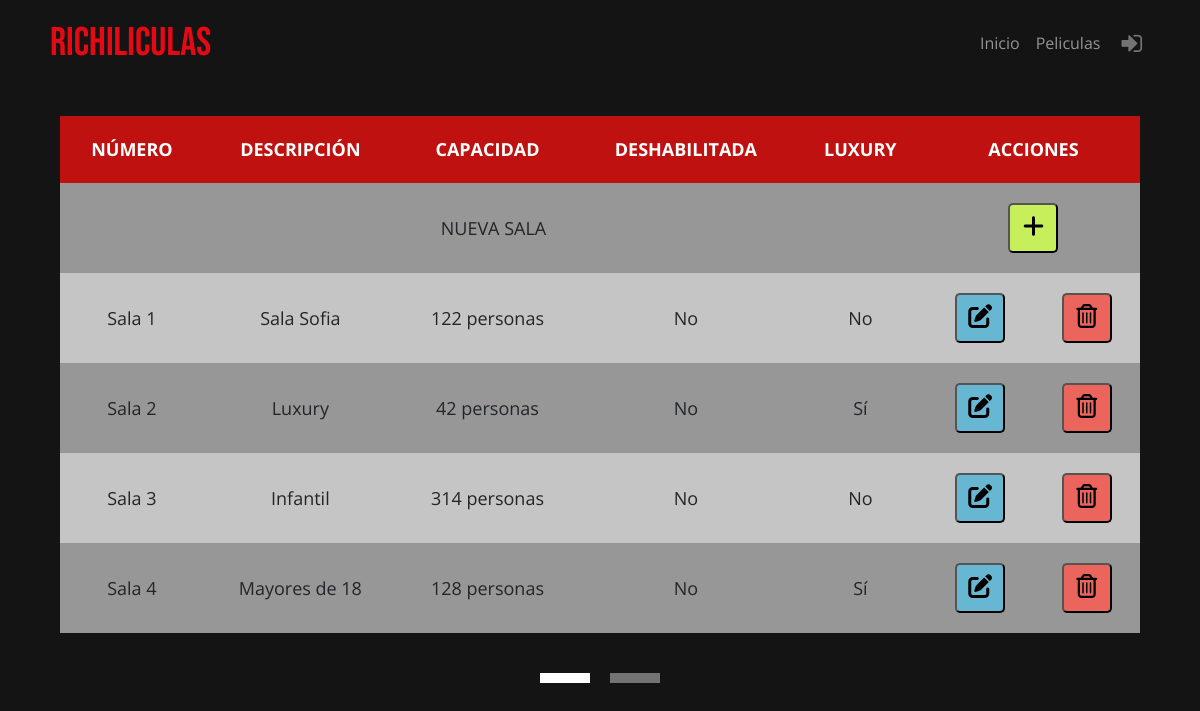
/controlador/admin/controlador_admin_salas.php, run on the app's committed database.
### tables this page shows
CREATE TABLE `sala` (
  `id_sala` smallint(6) NOT NULL,
  `descripcion` varchar(2000) DEFAULT NULL,
  `capacidad` smallint(6) DEFAULT NULL,
  `habilitada` tinyint(1) NOT NULL,
  `luxury` tinyint(1) NOT NULL,
  `lleno` int(11) NOT NULL
);

### modelo/conexion.php (called while the page is built)
<?php
class Conexion
{
    private $servidor = "localhost";
    private $usuario = "root";
    private $clave = "";
    private $dbname = "cine";
    function conex()
    {
        try {
            return new PDO("mysql:host=$this->servidor;dbname=$this->dbname;charset=utf8", $this->usuario, $this->clave);
        } catch (PDOException $e) {
            return "Error" . $e->getMessage();
        }
    }
}
?>

### modelo/paginacion.php (called while the page is built, shortened)
<?php
include_once("conexion.php");
class Paginacion extends Conexion
{
    private $resultadoporpag;
    private $indice;
    private $totalpag;
    private $conexion;
    private $tabla;
    function __construct($resultadoporpag, $tabla)
    {
        $this->tabla = $tabla;
        $this->conexion = parent::conex();
        $this->resultadoporpag = $resultadoporpag;
        $this->indice = 0;
        $this->conexion = parent::conex();
        $this->calcularPag();
    }
    function calcularPag()
    {
        if ($this->tabla == 'pelicula' || $this->tabla == 'pelicula_admin') {
            $stmt = $this->conexion->prepare("SELECT COUNT(DISTINCT pelicula.id_pelicula) as total FROM pelicula;");
        } elseif ($this->tabla == 'sala') {
            $stmt = $this->conexion->prepare("SELECT COUNT(DISTINCT sala.id_sala) as total FROM sala;");
        }elseif ($this->tabla == 'usuario') {
            $stmt = $this->conexion->prepare("SELECT COUNT(DISTINCT usuario.id_usuario) as total FROM usuario;");
        }elseif ($this->tabla == 'entradas') {
            $stmt = $this->conexion->prepare("SELECT COUNT(DISTINCT reserva.id_reserva) as total FROM reserva;");
        }
        $stmt->execute();
        $this->numresultados = $stmt->fetch(PDO::FETCH_OBJ)->total;
        $this->totalpag = $this->numresultados / $this->resultadoporpag;
    }
    function mostrar()
    {
        try {
            if ($this->tabla == 'pelicula' || $this->tabla == 'pelicula_admin') {
                $stmt = $this->conexion->prepare("SELECT DISTINCT id_pelicula, nombre,imagen,sinopsis,duracion, url, clasificacion,categoria, fecha_estreno FROM pelicula ORDER BY fecha_estreno DESC, id_pelicula ASC LIMIT $this->indice, $this->resultadoporpag;");
            } elseif ($this->tabla == 'sala') {
                $stmt = $this->conexion->prepare("SELECT DISTINCT id_sala,descripcion,capacidad,habilitada,luxury FROM sala ORDER BY id_sala LIMIT $this->indice, $this->resultadoporpag;");
            } elseif ($this->tabla == 'usuario') {
                $stmt = $this->conexion->prepare("SELECT DISTINCT id_usuario,nombre,apellido,correo,contrasena,rol FROM usuario ORDER BY id_usuario LIMIT $this->indice, $this->resultadoporpag;");
            }
            $stmt->execute();
            $registroarray = $stmt->fetchAll(PDO::FETCH_ASSOC);
            return $registroarray;
        } catch (PDOException $e) {
            echo "Error" . $e->getMessage();
        }
    }
    function numeritos()
    {
        $array = array();
        for ($i = 0; $i < $this->totalpag; $i++) {
            $array[] = $i + 1;
        }
        return $array;
    }
}

### vista/sala/sala_admin.php (the view, shortened to what this page needs)
<!DOCTYPE html>
<html lang="en">
<head>
    <link rel="stylesheet" href="vista/css/tablasAdmin.css">
    <link rel="stylesheet" href="vista/css/estilos.css">
    <link href="https://cdn.jsdelivr.net/npm/bootstrap@5.3.0-alpha1/dist/css/bootstrap.min.css" rel="stylesheet">
</head>
<body>
    <?php
    include "vista/menu.php";
    ?>
    <table id='table'>
        <thead>
            <th>NÚMERO</th>
            <th>DESCRIPCIÓN</th>
            <th>CAPACIDAD</th>
            <th>DESHABILITADA</th>
            <th>LUXURY</th>
            <th colspan="2">ACCIONES</th>
        </thead>
        <tr>
            <td colspan="5">NUEVA SALA</td>
            <td colspan="2">
                <form method="post" action="index.php">
                    <button class="insert" name="anadir_sala_admin" title="Añadir"><i class='fas fa-plus' style='font-size:24px'></i></button>
                </form>
            </td>
        </tr>
        <?php
        foreach ($arraysalaspaginado as $row) {
        ?>
            <tr>
                <td data-titulo='Número'><?php echo 'Sala ' . $row['id_sala'] - 1 ?></td>
                <td data-titulo='Descripción'><?php echo $row['descripcion'] ?></td>
                <td data-titulo='Capacidad'><?php echo $row['capacidad'] . ' personas' ?></td>
                <td data-titulo='Habilitada'>
                    <?php if ($row['habilitada'] == 1) {
                        echo 'Sí';
                    } else {
                        echo 'No';
                    } ?>
                </td>
                <td data-titulo='Luxury'>
                    <?php if ($row['luxury'] == 1) {
                        echo 'Sí';
                    } else {
                        echo 'No';
                    } ?>
                </td>
                <td>
                    <form method="post" action="index.php">
                        <button class="edit" name="editar_sala" title="Editar"><i class='fas fa-edit' style='font-size:24px'></i></button>
                    </form>
                </td>
                <td>
                    <form method="post" action="index.php">
                        <button class="trash" name="borrar_sala_admin" title="Borrar"><i class='far fa-trash-alt' style='font-size:24px'></i></button>
                    </form>
                </td>
            </tr>
        <?php
        }
        ?>
    </table>
    <div id='contain'>
        <div id='dentro' style="margin-top: 0px; margin-bottom:40px">
            <?php
            foreach ($num_sala as $a) {
                if (isset($_GET["pagina_sala"])) {
                    if ($_GET["pagina_sala"] == $a) {
            ?>
                        <a href='?pagina_sala=<?= ($a) ?>'>
                            <div id='colorea' class='dentro'></div>
                        </a>
                    <?php
                    } else {
                    ?>
                        <a href='?pagina_sala=<?= ($a) ?>'>
                            <div class='dentro'></div>
                        </a>
                    <?php
                    }
                } else {
                    if ($a == 1) {
                    ?>
                        <a href='?pagina_sala=<?= ($a) ?>'>
                            <div id='colorea' class='dentro'></div>
                        </a>
                    <?php
                    } else {
                    ?>
                        <a href='?pagina_sala=<?= ($a) ?>'>
                            <div class='dentro'></div>
                        </a>
            <?php
                    }
                }
            }
            ?>
        </div>
    </div>
</body>
</html>

### vista/css/tablasAdmin.css (style rules this page uses)
table { background-color: white; text-align: center; border-collapse: collapse; margin: 0 auto; font-size: 18px; width: 90%; margin-top: 30px; }
th, td { padding: 20px; }
th { background-color: #c01111; border-bottom: solid 5px #0F362D; color: white; }
tr:nth-child(even) { background-color: #c5c5c5; }
tr:nth-child(odd) { background-color: rgb(151, 151, 151); }
button.edit { background-color: #67b7d2; border-radius: 5px; width: 50px; height: 50px; }
button.trash { background-color: #ec655c; border-radius: 5px; width: 50px; height: 50px; }
button.insert { background-color: #c7ee5b; border-radius: 5px; width: 50px; height: 50px; }

### vista/css/estilos.css (style rules this page uses)
:root { --rojo: #E50914; --fondo: #141414; }
* { margin: 0; padding: 0; box-sizing: border-box; }
body { background: var(--fondo); font-family: 'Open Sans', sans-serif; }
#contain { margin-top: 40px; background-color: transparent; display: flex; justify-content: center; align-items: center; }
#dentro { background-color: transparent; position: relative; width: 50%; margin: 0; display: flex; justify-content: center; align-items: center; gap: 20px 20px; flex-wrap: wrap; }
#dentro a { text-decoration: none; }
.dentro { background-color: #737373; color: white; width: 50px; height:10px; display: flex; text-align: center; justify-content: center; align-items: center; }
#colorea { background-color: white; color: white; font-weight: bold; }

### data on the page
sala: $row['id_sala']-1 "1", descripcion "Sala Sofia", capacidad "122", habilitada "No", luxury "No"
sala: $row['id_sala']-1 "2", descripcion "Luxury", capacidad "42", habilitada "No", luxury "Sí"
sala: $row['id_sala']-1 "3", descripcion "Infantil", capacidad "314", habilitada "No", luxury "No"
sala: $row['id_sala']-1 "4", descripcion "Mayores de 18", capacidad "128", habilitada "No", luxury "Sí"
